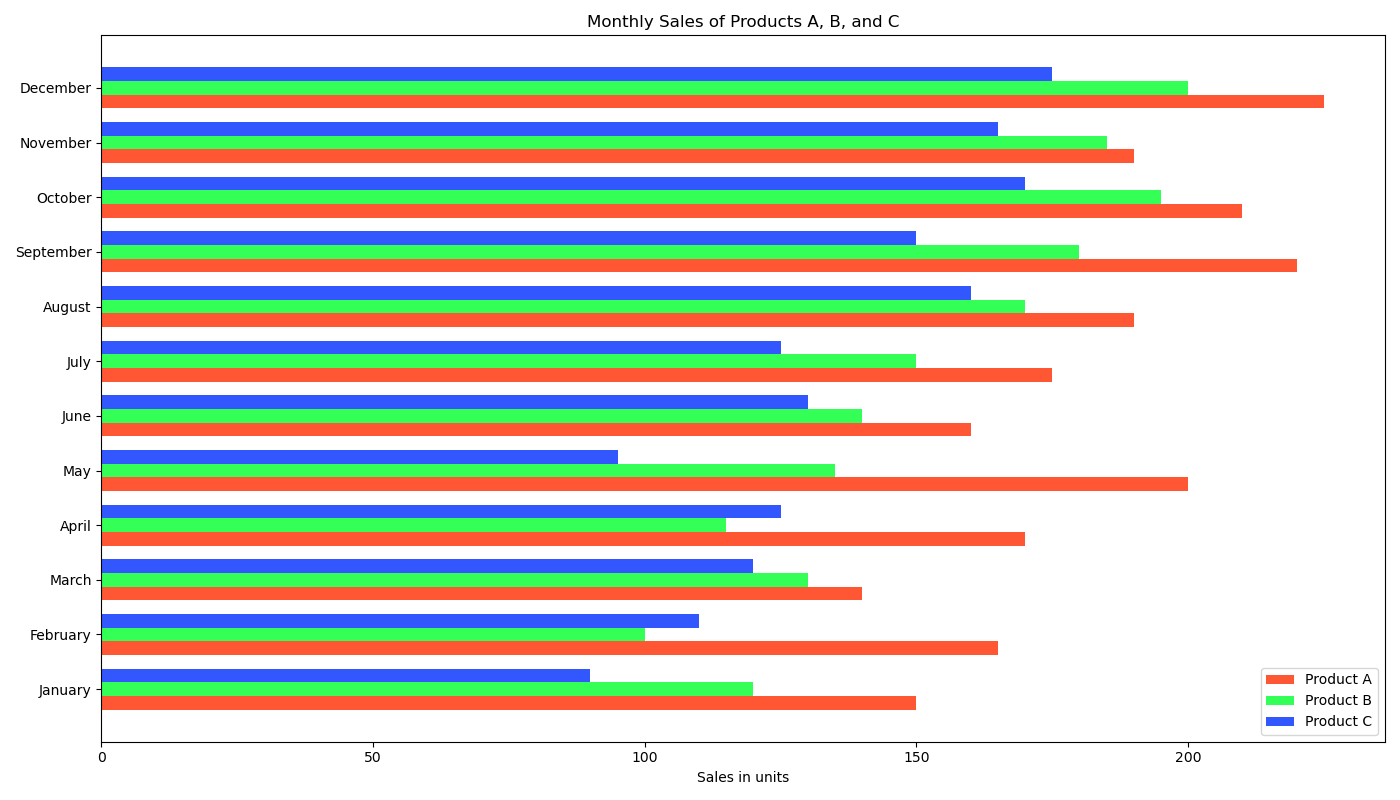

The script that drew this image:

import matplotlib.pyplot as plt

# Data for plotting
months = ['January', 'February', 'March', 'April', 'May', 'June',
          'July', 'August', 'September', 'October', 'November', 'December']
product_a_sales = [150, 165, 140, 170, 200, 160, 175, 190, 220, 210, 190, 225]
product_b_sales = [120, 100, 130, 115, 135, 140, 150, 170, 180, 195, 185, 200]
product_c_sales = [90, 110, 120, 125, 95, 130, 125, 160, 150, 170, 165, 175]

# Plot setup
fig, ax = plt.subplots(figsize=(14,8))

# Create bar chart
bar_width = 0.25
bar_locations_a = range(len(product_a_sales))
bar_locations_b = [x + bar_width for x in bar_locations_a]
bar_locations_c = [x + bar_width for x in bar_locations_b]

bars1 = ax.barh(bar_locations_a, product_a_sales, bar_width, label='Product A', color='#FF5733')
bars2 = ax.barh(bar_locations_b, product_b_sales, bar_width, label='Product B', color='#33FF57')
bars3 = ax.barh(bar_locations_c, product_c_sales, bar_width, label='Product C', color='#3357FF')

# Set the position of the x ticks
ax.set_yticks([r + bar_width for r in range(len(product_a_sales))])
ax.set_yticklabels(months)

# Adding labels and title
plt.xlabel('Sales in units')
plt.title('Monthly Sales of Products A, B, and C')
ax.legend()

# Display the plot
plt.tight_layout()
plt.show()
